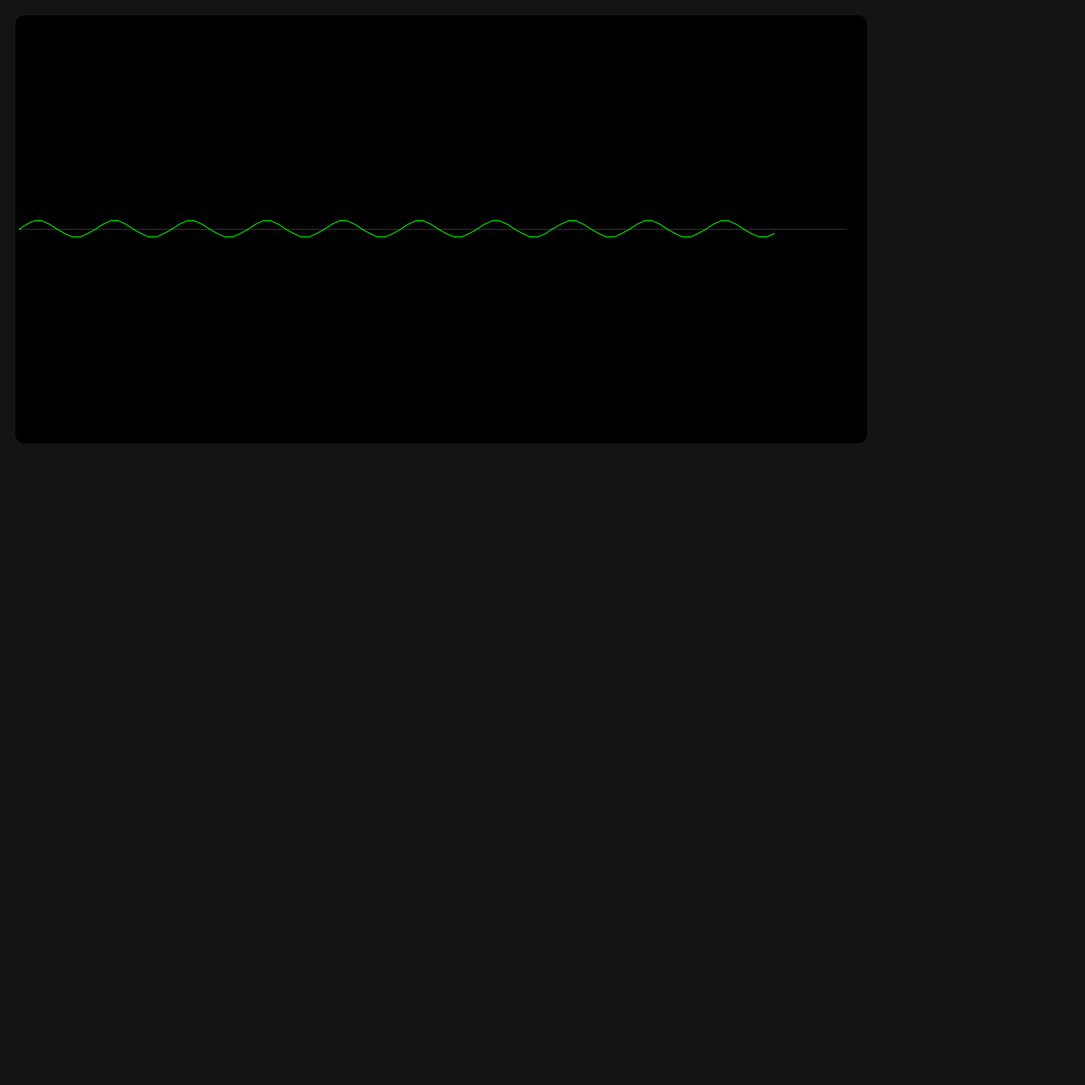
Frame 1 (no input)
Frame 60 (the mouse pressed at the canvas centre just before this capture): identical to frame 1, image omitted
Frame 120 (the mouse held since frame 60 and released just before this capture): identical to frame 1, image omitted

The Processing sketch that drew this single still picture (run headless with seeded random() and noise(); from frame 60 on, the mouse is pressed at the canvas centre):

// Processing sketch: FFT
// ── FFT.pde

int numSamples = 100;

float[] x = new float[numSamples]; // stupid java syntax C++ -> x[1000], guess everything is dynamically allocated.
Im_t[]  X = new Im_t[numSamples];

void setup(){
  
  size(1280,1280);
  background(20);
  
  for(int i = 0; i < numSamples; i++){
    x[i] = sin(TWO_PI * i/10);
    X[i] = new Im_t(); // initialize values with 0's
  }
  
  Plot timeplot = new Plot(20, 20, 1000, 500, numSamples);
  timeplot.draw(x, numSamples);
  printArray(x, numSamples);
  DFT(x, X, numSamples);
  
  
  
  println("done");
}

void draw(){
  
  
  
}

void printArray(float[] a, int n){
  int i = 0;
  print('[');
  do{
    print(a[i]);
    print(", ");
    i++;
  }
  while(i < n-1);
  print(a[i]);
  println("]");
}

// ── Im_t.pde

//#define polar

class Im_t {
  float r;
  float i;
  Im_t(){}

  Im_t(float a, float b){
    this.r = a;
    this.i = b;
  }

  float mag(){
    return sqrt( sq(this.r) + sq(this.i) );
  }

  float ang(){
    return atan( this.i / this.r );
  }
  
  Im_t add(Im_t a){
    return new Im_t(this.r+a.r, this.i+a.i);
  }

  Im_t sub(Im_t a){
    return new Im_t(this.r-a.r, this.i-a.i);
  }

  Im_t mult(Im_t a){
    return new Im_t(this.r*a.r-this.i*a.i, this.r*a.i+this.i*a.r);
  }

  Im_t div(Im_t a){
    float denom = a.mag();
    return new Im_t( (this.r*a.r + this.i*a.i)/denom , (this.i*a.r - this.r*a.i)/denom );
  }
};


// DFT has n^2 time complexity, pretty bad. Used as basis for
// wooly cooly pooly algorythm or whatever the hell it's called
// NOTE: this could probably be made way more efficent by implementing
// it using exponential notation due to the number of multiplies.
// arduino trig functions are notouriously slow even with FPU!

void DFT(float[] x, Im_t[] X, int N){
  for(int k = 0; k < N; k++){
    for (int n = 0; n < N; n++){
      X[k].r += x[n] * cos( TWO_PI * k * n / N);
      X[k].i += x[n] * sin( TWO_PI * k * n / N);
    }
  }
}

// ── draw.pde

class Plot {
  int x, y;  // top left corner of graph
  int dx,dy; // width and height
  int num_points;
  int strokeweight = 5;
  
  float h_div = 100;
  float v_div = 100;
  
  
  float vertical_scale = 10;
  
  Plot(int x, int y, int dx, int dy, int num_points){
    fill(0);
    stroke(1);
    strokeWeight(strokeweight);
    this.x  = x;
    this.y  = y;
    this.dx = dx;
    this.dy = dy;
    this.num_points = num_points;
    rect(x, y, dx, dy, 10);
    
  }
  
  void draw(float[] data, int num_points){
    // Draw area
    strokeWeight(strokeweight);
    fill(0);
    rect(x, y, dx, dy, 10);
    
    strokeWeight(1);
    stroke(255,255,255,50);
    line(x+strokeweight/2, y+dy/2, dx-   strokeweight/2, y+dy/2);
    
    // draw line
    strokeWeight(1);
    stroke(0,255,0);
    fill(0,255,0);
    
    int step_size = (dx-strokeweight) / num_points;
    for(int n = 0; n < (num_points-1); n++){
      
      line(x + strokeweight/2 + n*step_size,
          (y + dy/2) - (data[n] * vertical_scale),
           x + strokeweight/2 + step_size + n*step_size,
          (y + dy/2) - (data[n+1] * vertical_scale)
          );
    }
  }
};
